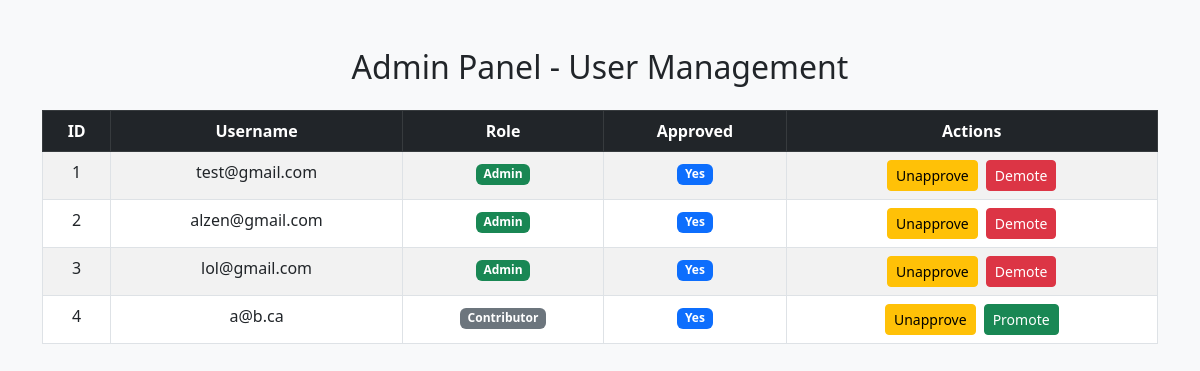
The app's page /admin.php (signed in), older data.
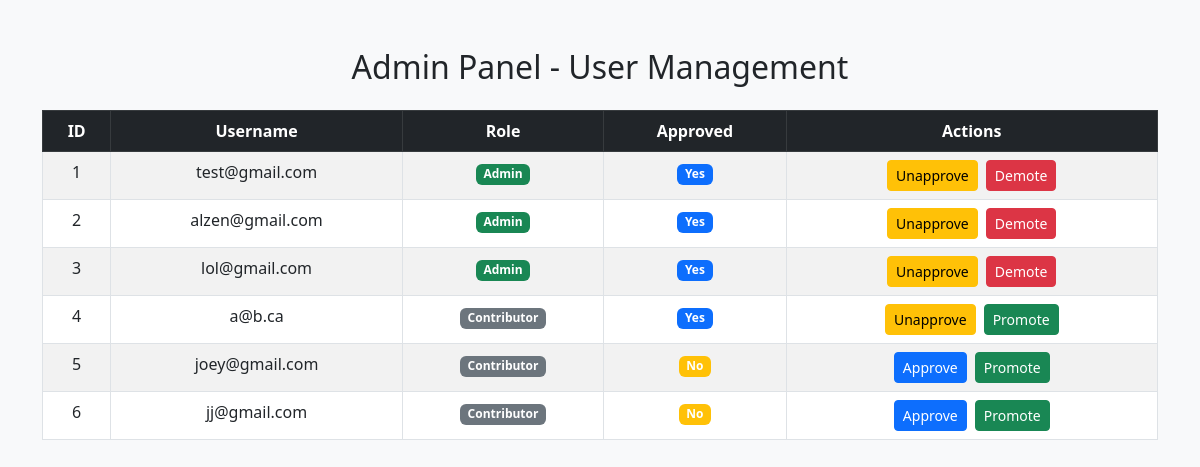
The same page, newer data.
### tables this page shows
CREATE TABLE users (
    id INTEGER PRIMARY KEY AUTOINCREMENT, 
    username TEXT UNIQUE NOT NULL, 
    password TEXT NOT NULL, 
    first_name TEXT NOT NULL, 
    last_name TEXT NOT NULL, 
    registration_date TEXT NOT NULL DEFAULT CURRENT_TIMESTAMP, --CURRENT_TIMESTAMP stores UTC time (YYYY-MM-DD HH:MM:SS)
    is_approved INTEGER NOT NULL DEFAULT 0, -- 0 = not approved, 1 = approved
    role TEXT CHECK(role IN ('Admin', 'Contributor')) NOT NULL DEFAULT 'Contributor'
);

### admin.php (the view, shortened to what this page needs)
<?php
$db = new SQLite3('users.db');
$users = $db->query('SELECT id, username, role, is_approved FROM users');
?>
<!DOCTYPE html>
<html lang="en">
<head>
    <link rel="stylesheet" href="https://cdn.jsdelivr.net/npm/bootstrap@5.3.0/dist/css/bootstrap.min.css">
</head>
<body class="bg-light">
    <div class="container mt-5">
        <h2 class="mb-4 text-center">Admin Panel - User Management</h2>
        <table class="table table-bordered table-striped text-center">
            <thead class="table-dark">
                <tr>
                    <th>ID</th>
                    <th>Username</th>
                    <th>Role</th>
                    <th>Approved</th>
                    <th>Actions</th>
                </tr>
            </thead>
            <tbody>
                <?php while ($user = $users->fetchArray(SQLITE3_ASSOC)): ?>
                    <tr>
                        <td><?= htmlspecialchars($user['id']) ?></td>
                        <td><?= htmlspecialchars($user['username']) ?></td>
                        <td>
                            <span class="badge bg-<?= $user['role'] === 'Admin' ? 'success' : 'secondary' ?>">
                                <?= htmlspecialchars($user['role']) ?>
                            </span>
                        </td>
                        <td>
                            <span class="badge bg-<?= $user['is_approved'] ? 'primary' : 'warning' ?>">
                                <?= $user['is_approved'] ? 'Yes' : 'No' ?>
                            </span>
                        </td>
                        <td>
                            <div class="d-flex justify-content-center gap-2">
                                <form method="POST">
                                    <?php if ($user['is_approved']): ?>
                                        <button type="submit" name="unapprove" class="btn btn-warning btn-sm">Unapprove</button>
                                    <?php else: ?>
                                        <button type="submit" name="approve" class="btn btn-primary btn-sm">Approve</button>
                                    <?php endif; ?>
                                </form>
                                <form method="POST">
                                    <?php if ($user['role'] === 'Admin'): ?>
                                        <button type="submit" name="demote" class="btn btn-danger btn-sm">Demote</button>
                                    <?php else: ?>
                                        <button type="submit" name="promote" class="btn btn-success btn-sm">Promote</button>
                                    <?php endif; ?>
                                </form>
                            </div>
                        </td>
                    </tr>
                <?php endwhile; ?>
            </tbody>
        </table>
    </div>
</body>
</html>

Row changes from the older to the newer data that the page shows:
added users: id "5", username "joey@gmail.com", role "Contributor", is_approved "No", shows "Promote"
added users: id "6", username "jj@gmail.com", role "Contributor", is_approved "No", shows "Promote"
